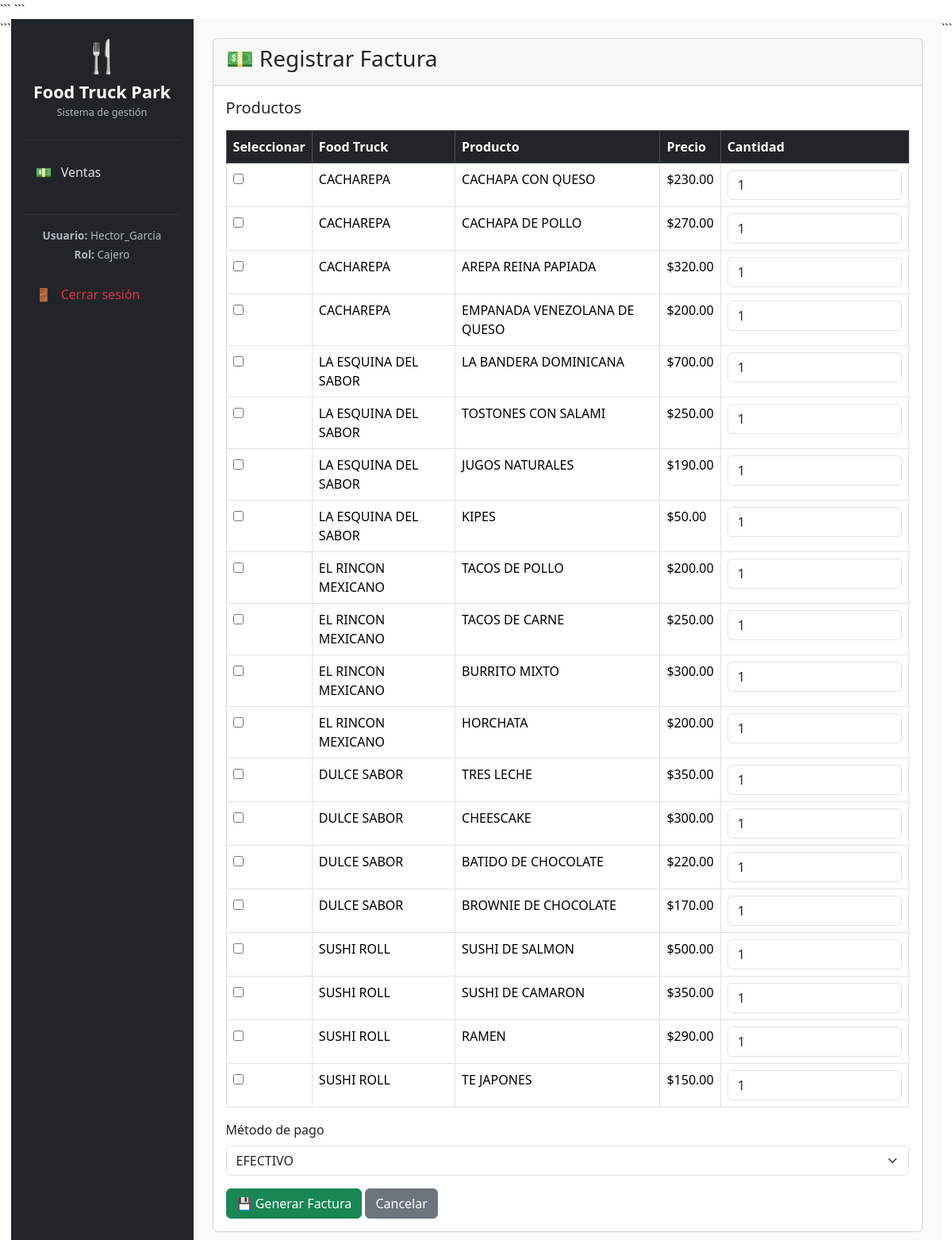
/ventas/nuevo/ (signed in), run on the app's committed database.
### usuarios/models.py (models this page shows, shortened)
class PerfilUsuario(models.Model):
    ROLES = [
        ('ADMIN', 'Administrador'),
        ('CAJERO', 'Cajero'),
    ]
    usuario = models.OneToOneField(
        User,
        on_delete=models.CASCADE
    )
    rol = models.CharField(
        max_length=10,
        choices=ROLES,
        default='CAJERO'
    )
    activo = models.BooleanField(
        default=True
    )

### productos/models.py (models this page shows, shortened)
class Producto(models.Model):
    foodtruck = models.ForeignKey(
        FoodTruck,
        on_delete=models.CASCADE
    )
    nombre = models.CharField(max_length=100)
    precio = models.DecimalField(
        max_digits=10,
        decimal_places=2
    )
    stock = models.PositiveIntegerField()

### foodtrucks/models.py (models this page shows, shortened)
class FoodTruck(models.Model):
    nombre = models.CharField(max_length=100)
    propietario = models.CharField(max_length=100)
    tipo_comida = models.CharField(max_length=100)
    estado = models.BooleanField(default=True)

### ventas/views.py (the view, shortened to what this page needs)
# urls.py: path('nuevo/', views.crear_venta, name='crear_venta'),
def crear_venta(request):
    productos = Producto.objects.all()
    contexto = {
        'productos': productos
    }
    return render(
        request,
        'ventas/formulario.html',
        contexto
    )

### templates/ventas/formulario.html (shortened to what this page needs)
{% extends 'base.html' %}
{% block content %}
<div class="card">
    <div class="card-header">
        <h3>
            💵 Registrar Factura
        </h3>
    </div>
    <div class="card-body">
        <form method="POST">
            <h5 class="mb-3">
                Productos
            </h5>
            <table class="table table-bordered">
                <thead class="table-dark">
                    <tr>
                        <th>Seleccionar</th>
                        <th>Food Truck</th>
                        <th>Producto</th>
                        <th>Precio</th>
                        <th>Cantidad</th>
                    </tr>
                </thead>
                <tbody>
                {% for producto in productos %}
                    <tr>
                        <td>
                            <input
                                type="checkbox"
                                name="productos"
                                value="{{ producto.id }}"
                            >
                        </td>
                        <td>
                            {{ producto.foodtruck.nombre }}
                        </td>
                        <td>
                            {{ producto.nombre }}
                        </td>
                        <td>
                            ${{ producto.precio }}
                        </td>
                        <td>
                            <input
                                type="number"
                                name="cantidad_{{ producto.id }}"
                                class="form-control"
                                min="1"
                                value="1"
                            >
                        </td>
                    </tr>
                {% endfor %}
                </tbody>
            </table>
            <div class="mb-3">
                <label class="form-label">
                    Método de pago
                </label>
                <select
                    name="metodo_pago"
                    class="form-select"
                    required
                >
                    <option value="EFECTIVO">
                        EFECTIVO
                    </option>
                </select>
            </div>
            <button
                type="submit"
                class="btn btn-success"
            >
                💾 Generar Factura
            </button>
            <a
                href="{% url 'lista_ventas' %}"
                class="btn btn-secondary"
            >
                Cancelar
            </a>
        </form>
    </div>
</div>
{% endblock %}

### templates/base.html (shortened to what this page needs)
<!DOCTYPE html>
<html lang="es">
<head>
<link
    href="https://cdn.jsdelivr.net/npm/bootstrap@5.3.3/dist/css/bootstrap.min.css"
    rel="stylesheet">
```
</head>
<body>
{% if user.is_authenticated %}
<div class="d-flex">
```
<aside class="sidebar text-white p-3">
    <div class="text-center mb-4">
        <div class="fs-1">
            🍴
        </div>
        <div class="brand-title">
            Food Truck Park
        </div>
        <div class="brand-subtitle">
            Sistema de gestión
        </div>
    </div>
    <hr>
    {% if user.perfilusuario.rol == 'ADMIN' %}
    <ul class="nav flex-column">
        <li class="nav-item">
            <a
                class="nav-link"
                href="{% url 'dashboard' %}"
            >
                🏠
                <span class="ms-2">
                    Inicio
                </span>
            </a>
        </li>
        <li class="nav-item">
            <a
                class="nav-link"
                href="{% url 'lista_foodtrucks' %}"
            >
                🚚
                <span class="ms-2">
                    Food Trucks
                </span>
            </a>
        </li>
        <li class="nav-item">
            <a
                class="nav-link"
                href="{% url 'lista_productos' %}"
            >
                🍔
                <span class="ms-2">
                    Productos
                </span>
            </a>
        </li>
        <li class="nav-item">
            <a
                class="nav-link"
                href="{% url 'lista_ventas' %}"
            >
                💵
                <span class="ms-2">
                    Ventas
                </span>
            </a>
        </li>
        <li class="nav-item">
            <a
                class="nav-link"
                href="{% url 'reporte_ventas' %}"
            >
                📊
                <span class="ms-2">
                    Reportes
                </span>
            </a>
        </li>
        <li class="nav-item">
            <a
                class="nav-link"
                href="{% url 'lista_cajeros' %}"
            >
                👥
                <span class="ms-2">
                    Cajeros
                </span>
            </a>
        </li>
    </ul>
    {% else %}
    <ul class="nav flex-column">
        <li class="nav-item">
            <a
                class="nav-link"
                href="{% url 'lista_ventas' %}"
            >
                💵
                <span class="ms-2">
                    Ventas
                </span>
            </a>
        </li>
    </ul>
    {% endif %}
    <div class="mt-4">
        <hr>
        <div class="text-center user-info mb-3">
            <div>
                <strong>
                    Usuario:
                </strong>
                {{ user.username }}
            </div>
            <div class="mt-1">
                <strong>
                    Rol:
                </strong>
                {{ user.perfilusuario.get_rol_display }}
            </div>
        </div>
        <a
            class="nav-link text-danger"
            href="{% url 'logout' %}"
        >
            🚪
            <span class="ms-2">
                Cerrar sesión
            </span>
        </a>
    </div>
</aside>
<main class="main-content p-4 flex-grow-1">
    {% block content %}
    {% endblock %}
</main>
```
</div>
{% else %}
{% block login %}
{% endblock %}
{% endif %}
</body>
</html>

### templates/base.html (style rules this page uses)
.sidebar { width: 250px; min-height: 100vh; background: #212529; }
.brand-title { font-size: 1.35rem; font-weight: bold; }
.brand-subtitle { font-size: 0.8rem; color: #adb5bd; }
.sidebar .nav-link { color: #dee2e6; padding: 12px 15px; margin-bottom: 5px; border-radius: 8px; transition: 0.2s; }
.main-content { background: #f8f9fa; min-height: 100vh; }
.sidebar hr { border-color: #495057; }
.user-info { color: #adb5bd; font-size: 0.85rem; }

### data on the page
Producto: foodtruck.nombre "CACHAREPA", nombre "CACHAPA CON QUESO", precio "230.00", id "1"
Producto: foodtruck.nombre "CACHAREPA", nombre "CACHAPA DE POLLO", precio "270.00"
Producto: foodtruck.nombre "CACHAREPA", nombre "AREPA REINA PAPIADA", precio "320.00"
Producto: foodtruck.nombre "CACHAREPA", nombre "EMPANADA VENEZOLANA DE QUESO", precio "200.00"
Producto: foodtruck.nombre "LA ESQUINA DEL SABOR", nombre "LA BANDERA DOMINICANA", precio "700.00"
Producto: foodtruck.nombre "LA ESQUINA DEL SABOR", nombre "TOSTONES CON SALAMI", precio "250.00"
Producto: foodtruck.nombre "LA ESQUINA DEL SABOR", nombre "JUGOS NATURALES", precio "190.00"
Producto: foodtruck.nombre "LA ESQUINA DEL SABOR", nombre "KIPES", precio "50.00"
Producto: foodtruck.nombre "EL RINCON MEXICANO", nombre "TACOS DE POLLO", precio "200.00"
Producto: foodtruck.nombre "EL RINCON MEXICANO", nombre "TACOS DE CARNE", precio "250.00"
Producto: foodtruck.nombre "EL RINCON MEXICANO", nombre "BURRITO MIXTO", precio "300.00"
Producto: foodtruck.nombre "EL RINCON MEXICANO", nombre "HORCHATA", precio "200.00"
Producto: foodtruck.nombre "DULCE SABOR", nombre "TRES LECHE", precio "350.00"
Producto: foodtruck.nombre "DULCE SABOR", nombre "CHEESCAKE", precio "300.00"
Producto: foodtruck.nombre "DULCE SABOR", nombre "BATIDO DE CHOCOLATE", precio "220.00"
Producto: foodtruck.nombre "DULCE SABOR", nombre "BROWNIE DE CHOCOLATE", precio "170.00"
Producto: foodtruck.nombre "SUSHI ROLL", nombre "SUSHI DE SALMON", precio "500.00"
Producto: foodtruck.nombre "SUSHI ROLL", nombre "SUSHI DE CAMARON", precio "350.00"
Producto: foodtruck.nombre "SUSHI ROLL", nombre "RAMEN", precio "290.00"
Producto: foodtruck.nombre "SUSHI ROLL", nombre "TE JAPONES", precio "150.00"

### other printed values
{{ user.username }} "Hector_Garcia"
{{ user.perfilusuario.get_rol_display }} "Cajero"
